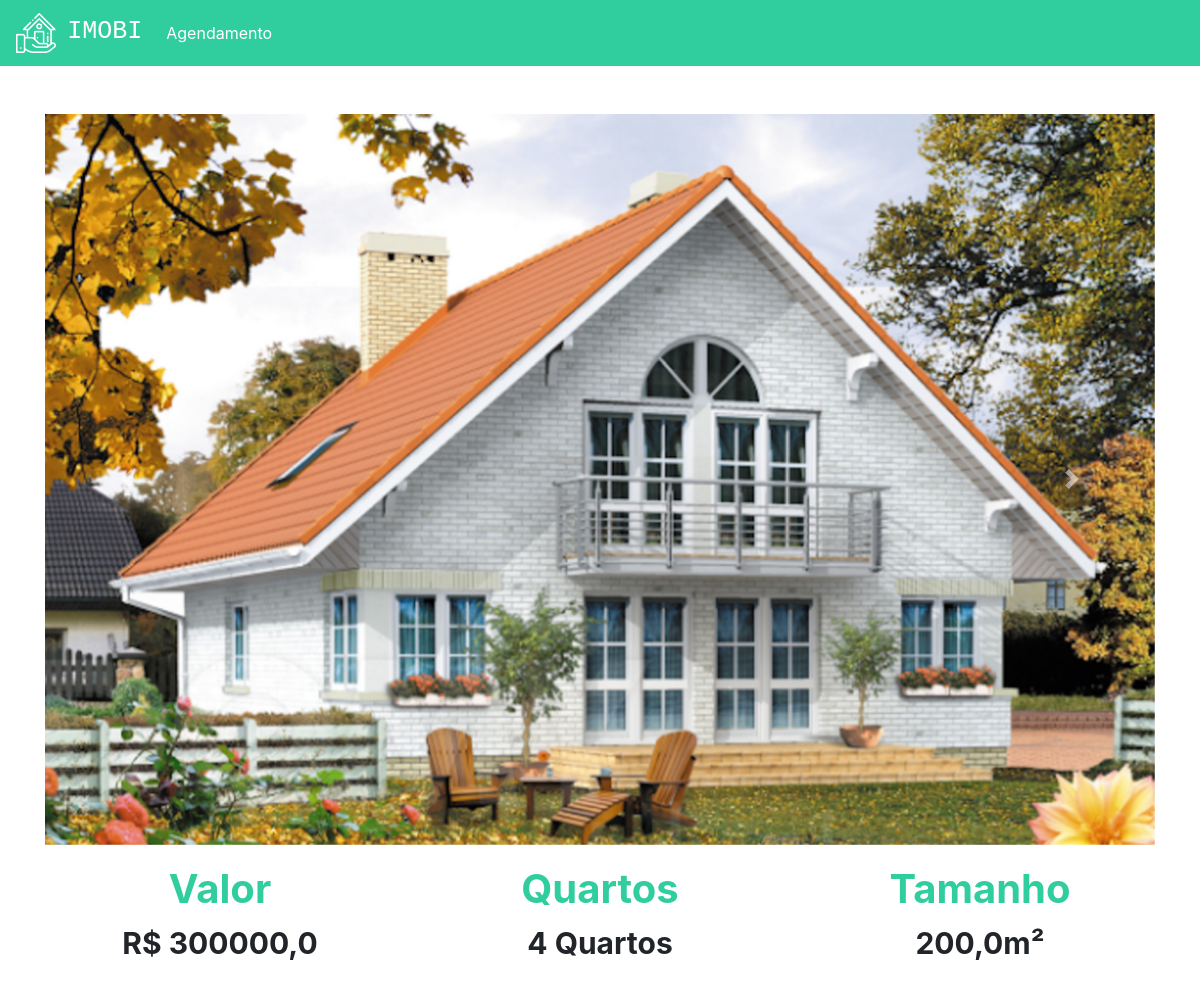
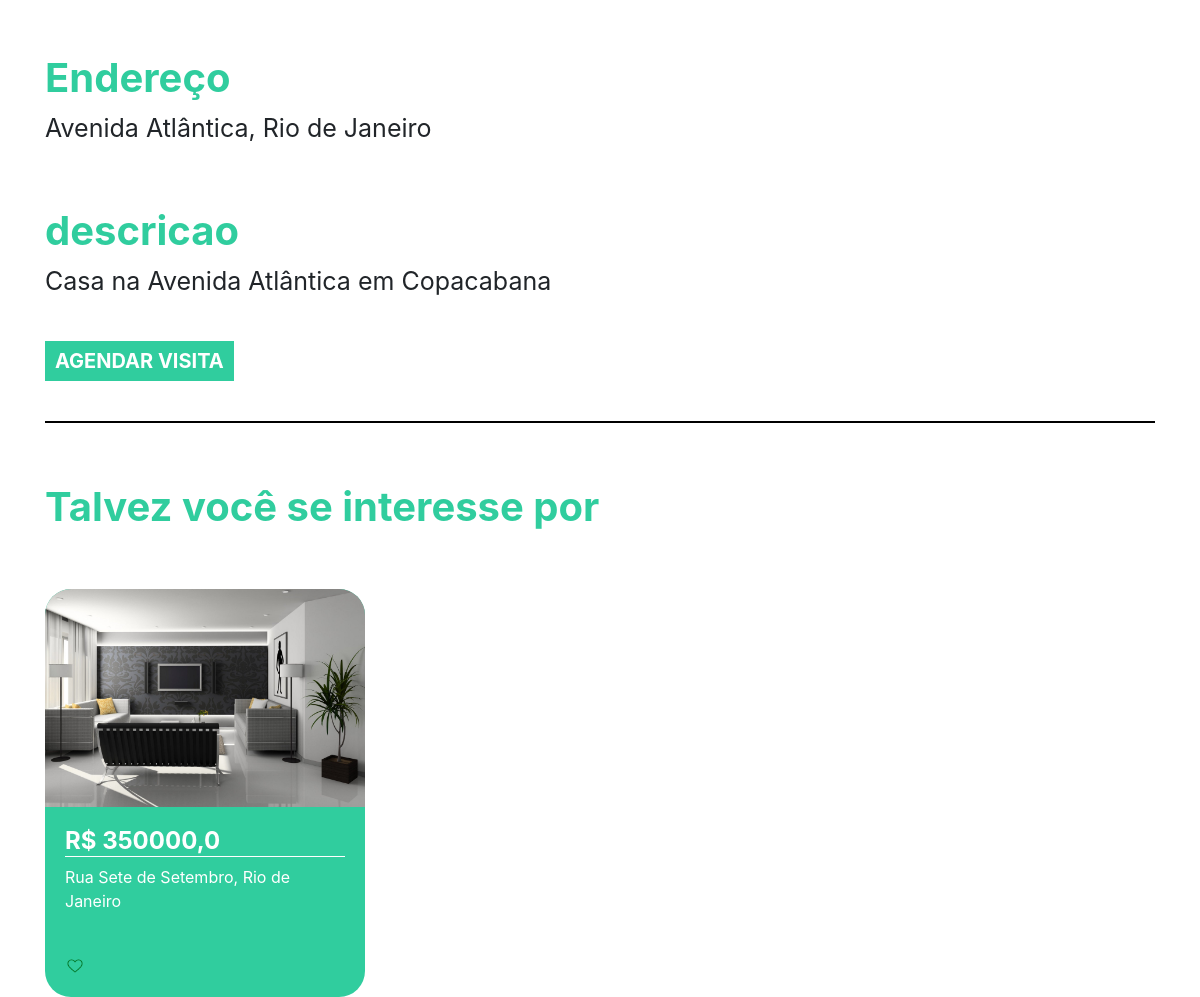
The page /imovel/1 (signed in) on the database its author committed (2 pictures, top to bottom).
### plataforma/models.py (models this page shows, shortened)
class Imagem(models.Model):
    img = models.ImageField(upload_to='img')
    def __str__(self) -> str:
        return self.img.url

class Imovei(models.Model):
    choices = (('V', 'Venda'),('A', 'Aluguel'))
    choices_imovel = (('A', 'Apartamento'),('C', 'Casa'))
    imagens = models.ManyToManyField(Imagem)
    valor = models.FloatField()
    quartos = models.IntegerField()
    tamanho = models.FloatField()
    cidade = models.ForeignKey(Cidade, on_delete=models.DO_NOTHING)
    rua = models.CharField(max_length=50)
    tipo = models.CharField(max_length=1, choices=choices)
    tipo_imovel = models.CharField(max_length=1, choices=choices_imovel)
    numero = models.IntegerField()
    descricao = models.TextField()
    dias_visita = models.ManyToManyField(DiasVisita)
    horarios = models.ManyToManyField(Horario)

class Cidade(models.Model):
    nome = models.CharField(max_length=30)
    def __str__(self) -> str:
        return self.nome

### plataforma/views.py (the view)
# urls.py: path('imovel/<str:id>', views.imovel, name="imovel"),
def imovel(request, id):
    imovel = get_object_or_404(Imovei, id=id)
    sugestoes = Imovei.objects.filter(cidade=imovel.cidade).exclude(id=id)[:2]
    return render(request, 'imovel.html', {'imovel': imovel, 'sugestoes': sugestoes, 'id': id})

### plataforma/models.py (called while the page is built)
    def __str__(self) -> str:
        return self.dia

    def __str__(self) -> str:
        return str(self.horario)

### plataforma/templates/imovel.html (shortened to what this page needs)
{% extends 'base.html' %}
{% load static %}
{% block 'head' %}
<link rel="stylesheet" href="{% static 'plataforma/css/home.css' %}">
{% endblock  %}
{% block 'body' %}
    <div style="text-align: center" class="container">
        <br>
        <br>
        <div id="carouselExampleControls" class="carousel slide" data-ride="carousel">
            <div class="carousel-inner">
                {% for img in imovel.imagens.all  %}
                    <div class="carousel-item {% if forloop.first %} active {% endif %}" >
                        <img class="d-block w-100" src="{{img}}" alt="First slide">
                    </div>
                {% endfor %}
            </div>
        <a class="carousel-control-prev" href="#carouselExampleControls" role="button" data-slide="prev">
            <span class="carousel-control-prev-icon" aria-hidden="true"></span>
        </a>
        <a class="carousel-control-next" href="#carouselExampleControls" role="button" data-slide="next">
            <span class="carousel-control-next-icon" aria-hidden="true"></span>
        </a>
    </div>
        <div class="row">
            <div class="col-md">
                <h3 class="titulo_especificacao">Valor</h3>
                <p class="especificacao">R$ {{imovel.valor}}</p>
            </div>
            <div class="col-md">
                <h3 class="titulo_especificacao">Quartos</h3>
                <p class="especificacao">{{imovel.quartos}} Quartos</p>
            </div>
            <div class="col-md">
                <h3 class="titulo_especificacao">Tamanho</h3>
                <p class="especificacao">{{imovel.tamanho}}m²</p>
            </div>
        </div>
        <br>
        <br>
        <div style="text-align: left">
            <h3 class="titulo_especificacao">Endereço</h3>
            <p class="especificacao_endereco">{{imovel.rua}}, {{imovel.cidade }}</p>
        </div>
        <br>
        <div style="text-align: left">
            <h3 class="titulo_especificacao">descricao</h3>
            <p class="especificacao_endereco">{{imovel.descricao}}</p>
            <br>
            <button class="btn_agendar_visita" data-toggle="modal" data-target="#exampleModal">AGENDAR VISITA</button>
            <br>
            <br>
        </div>
        {% if sugestoes %}
        <hr style="border: 1px solid black">
        <br>
        <div class="div_possivel_interesse">
            <h3 class="titulo_especificacao">Talvez você se interesse por</h3>
            <div class="row">
                {% for sugestao in sugestoes %}
                    <div class="col-md cont">
                        <div class="card_imovel">
                            <a class="a_none" href="{% url 'imovel' sugestao.id %}">
                            <img class="img_capa_imovel" src="{{sugestao.imagens.all.0.img.url}}">
                            <div class="informacoes_imoveis">
                            <h4 class="valor">R$ {{sugestao.valor}}</h4>
                            <p>{{sugestao.rua}}, {{sugestao.cidade}}</p>
                            <br>
                            <img width="7%" src="{% static 'plataforma/img/heart.png' %}">
                            </div>
                        </a>
                        </div>
                    </div>
                {% endfor %}
            </div>
        </div>
    </div>
    {% endif %}
{% endblock  %}

### templates/static/plataforma/css/home.css (style rules this page uses)
.card_imovel { background-color: #30CD9E; width: 20rem; margin-top: 50px; border-radius: 26px; }
.img_capa_imovel { width: 100%; border-top-left-radius: 26px; border-top-right-radius: 26px; }
.informacoes_imoveis { padding: 20px; color: white; }
.valor { font-weight: bold; border-bottom: 1px solid white; }
.a_none { color: white; }
.titulo_especificacao { color: #30CD9E; font-weight: bold; margin-top: 20px; font-size: 40px; }
.especificacao { font-size: 30px; font-weight: bold; }
.especificacao_endereco { font-size: 25px; }
.btn_agendar_visita { border: none; background-color: #30CD9E; color: white; font-weight: bold; font-size: 20px; padding: 5px 10px 5px 10px; }
.div_possivel_interesse { text-align: left; }

### rows shown on the page
Imagem: img (picture)
Imovei: valor "300000,0", quartos "4", tamanho "200,0", rua "Avenida Atlântica", cidade "Rio de Janeiro", descricao "Casa na Avenida Atlântica em Copacabana"
Imovei: imagens.all.0.img (picture), valor "350000,0", rua "Rua Sete de Setembro", cidade "Rio de Janeiro"
